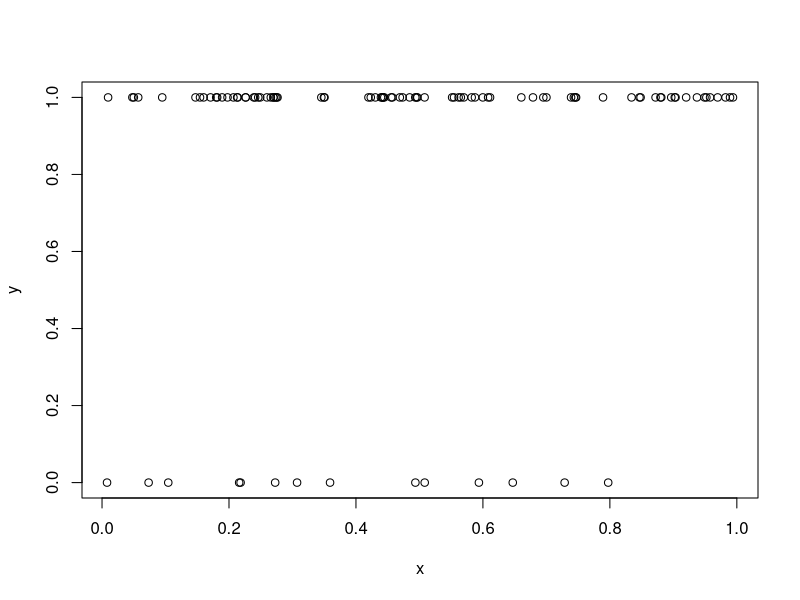

Generate this figure with R: (Note: this script raises an error after producing the figure.)
N <- 100
a <- 1
b <- 1
x <- runif(N)
p <- 1/(1+exp(-a-b*x))
y <- NULL
for(i in 1:N){
  y[i] <- rbinom(n = 1, size = 1, prob = p[i])
}
plot(x,y)
d<-list(N=N,x=x,y=y)
fit<-stan(file = "logi.stan", data = d)
